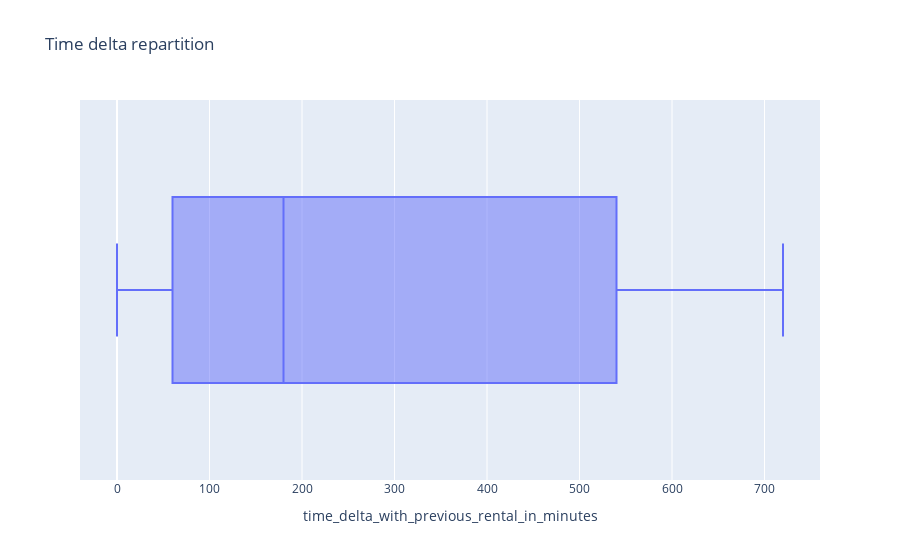

This figure's notebook cell:
### Code cell
fig = px.box(df_delay_analysis, x="time_delta_with_previous_rental_in_minutes", title='Time delta repartition')
fig.show()

### Figure 1 — Plotly figure (JSON) as saved in the notebook; plotly's stock layout.template omitted (floating-point values rounded to 4 significant figures; data arrays with more than 128 entries replaced by an {"elided": "..."} marker saying what was removed)
{"data": [{"alignmentgroup": "True", "hovertemplate": "time_delta_with_previous_rental_in_minutes=%{x}<extra></extra>", "legendgroup": "", "marker": {"color": "#636efa"}, "name": "", "notched": false, "offsetgroup": "", "orientation": "h", "showlegend": false, "type": "box", "x": {"elided": "21310 int values"}, "x0": " ", "xaxis": "x", "y0": " ", "yaxis": "y"}], "layout": {"autosize": true, "boxmode": "group", "legend": {"tracegroupgap": 0}, "title": {"text": "Time delta repartition"}, "xaxis": {"anchor": "y", "autorange": true, "domain": [0, 1], "range": [-40.0, 760], "title": {"text": "time_delta_with_previous_rental_in_minutes"}, "type": "linear"}, "yaxis": {"anchor": "x", "autorange": true, "domain": [0, 1], "range": [-0.5, 0.5], "type": "category"}}}
